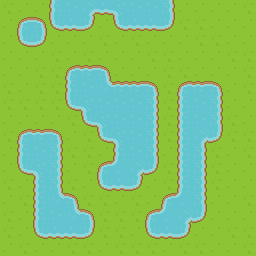

This is a level from a 2D game, rendered from its Tiled map with the project's own tilesets. A one-line summary and the complete map file follow:
An orthogonal 16x16 tile map with 16x16 px tiles, 1 tile layer (Calque de Tile 1).

<map version="1.0" tiledversion="1.0.3" orientation="orthogonal" renderorder="right-down" width="16" height="16" tilewidth="16" tileheight="16" nextobjectid="1">
 <tileset firstgid="1" source="terrain.tsx" />
 <layer name="Calque de Tile 1" width="16" height="16">
  <data encoding="csv">
6,36,36,33,1,31,64,32,1,1,35,36,36,36,36,6,
36,3,5,63,64,65,36,63,64,64,65,6,6,36,36,36,
36,63,65,36,36,36,6,36,6,36,36,36,6,6,36,36,
36,36,36,6,36,6,36,36,36,6,6,36,36,36,6,6,
36,36,6,6,3,4,5,36,36,36,6,6,36,36,36,6,
6,36,6,6,33,34,61,4,4,5,6,3,4,5,36,6,
6,6,6,6,63,32,1,1,214,35,6,33,34,35,36,36,
36,36,36,36,6,63,32,124,124,35,6,33,34,35,6,36,
6,3,4,5,36,6,63,32,214,35,6,33,31,65,6,6,
36,33,1,35,6,6,36,33,1,35,36,33,35,6,36,6,
36,63,32,35,36,6,3,62,31,65,6,33,35,6,36,36,
6,36,33,35,6,36,63,64,65,36,6,33,35,6,36,36,
36,6,33,61,5,6,6,36,6,36,3,62,35,36,36,6,
6,36,33,1,61,5,6,6,6,3,62,31,65,36,36,36,
6,36,63,64,64,65,6,6,36,63,64,65,36,36,6,6,
36,6,36,36,6,6,36,6,6,6,36,6,6,36,36,6
</data>
 </layer>
</map>